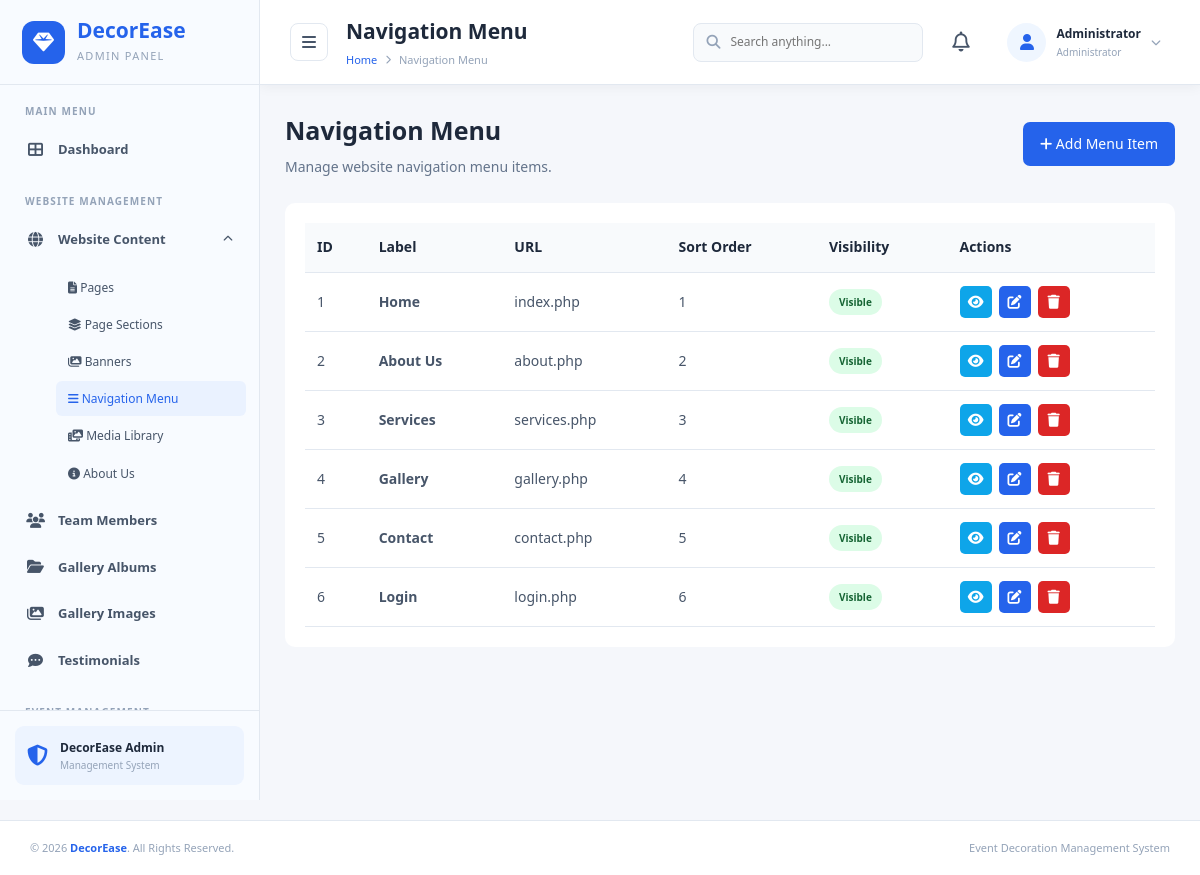
The page /admin/navigation.php on the database its author committed.
### tables this page shows
CREATE TABLE `navigation_items` (
  `nav_id` int(10) UNSIGNED NOT NULL,
  `label` varchar(100) NOT NULL,
  `url` varchar(500) NOT NULL,
  `sort_order` int(11) DEFAULT 0,
  `is_visible` tinyint(1) DEFAULT 1
);

### admin/navigation.php (the view, shortened to what this page needs)
<?php
require_once __DIR__ . '/../db.php';
function navEscape($value) {
    return htmlspecialchars((string)($value ?? ''), ENT_QUOTES, 'UTF-8');
}
$result = $conn->query("
    SELECT * FROM navigation_items
    ORDER BY sort_order ASC, nav_id ASC
");
?>
<!DOCTYPE html>
<html lang="en">
<head>
    <link rel="stylesheet" href="includes/css/admin.css">
    <link rel="stylesheet" href="https://cdnjs.cloudflare.com/ajax/libs/font-awesome/6.5.0/css/all.min.css">
</head>
<body>
<div class="admin-container">
    <?php include 'includes/sidebar.php'; ?>
    <main class="main-content">
        <?php include 'includes/header.php'; ?>
        <section class="page-content">
            <div class="page-heading">
                <div>
                    <h2>Navigation Menu</h2>
                    <p>Manage website navigation menu items.</p>
                </div>
                <a href="add_navigation.php" class="add-btn">
                    <i class="fas fa-plus"></i> Add Menu Item
                </a>
            </div>
            <div class="table-card">
                <table class="nav-table">
                    <thead>
                        <tr>
                            <th>ID</th>
                            <th>Label</th>
                            <th>URL</th>
                            <th>Sort Order</th>
                            <th>Visibility</th>
                            <th>Actions</th>
                        </tr>
                    </thead>
                    <tbody>
                    <?php if ($result && $result->num_rows > 0): ?>
                        <?php while ($item = $result->fetch_assoc()): ?>
                            <tr>
                                <td><?= (int)$item['nav_id']; ?></td>
                                <td>
                                    <strong><?= navEscape($item['label']); ?></strong>
                                </td>
                                <td class="url-text">
                                    <?= navEscape($item['url']); ?>
                                </td>
                                <td><?= (int)$item['sort_order']; ?></td>
                                <td>
                                    <?php if ((int)$item['is_visible'] === 1): ?>
                                        <span class="status visible">Visible</span>
                                    <?php else: ?>
                                        <span class="status hidden">Hidden</span>
                                    <?php endif; ?>
                                </td>
                                <td>
                                    <div class="actions">
                                        <a class="view-action"
                                           href="view_navigation.php?id=<?= (int)$item['nav_id']; ?>"
                                           title="View">
                                            <i class="fas fa-eye"></i>
                                        </a>
                                        <a class="edit-action"
                                           href="edit_navigation.php?id=<?= (int)$item['nav_id']; ?>"
                                           title="Edit">
                                            <i class="fas fa-edit"></i>
                                        </a>
                                        <a class="delete-action"
                                           href="delete_navigation.php?id=<?= (int)$item['nav_id']; ?>"
                                           title="Delete"
                                           onclick="return confirm('Are you sure you want to delete this menu item?');">
                                            <i class="fas fa-trash"></i>
                                        </a>
                                    </div>
                                </td>
                            </tr>
                        <?php endwhile; ?>
                    <?php endif; ?>
                    </tbody>
                </table>
            </div>
        </section>
    </main>
</div>
<?php include 'includes/footer.php'; ?>
</body>
</html>

### admin/navigation.php (style rules this page uses)
.page-content { padding:25px; }
.page-heading { display:flex; justify-content:space-between; align-items:center; gap:15px; margin-bottom:22px; }
.page-heading h2 { color:#1e293b; margin:0 0 5px; }
.page-heading p { color:#64748b; margin:0; }
.add-btn { background:#2563eb; color:white; padding:11px 17px; border-radius:7px; text-decoration:none; }
.table-card { background:#fff; padding:20px; border-radius:10px; overflow-x:auto; }
.nav-table { width:100%; border-collapse:collapse; min-width:750px; }
.nav-table th, .nav-table td { padding:13px 12px; border-bottom:1px solid #e2e8f0; text-align:left; color:#475569; }
.nav-table th { background:#f8fafc; color:#1e293b; }
.status { padding:5px 10px; border-radius:20px; font-size:12px; font-weight:600; }
.visible { background:#dcfce7; color:#166534; }
.actions { display:flex; gap:7px; }
.actions a { width:32px; height:32px; display:inline-flex; align-items:center; justify-content:center; border-radius:5px; text-decoration:none; color:white; }
.view-action { background:#0ea5e9; }
.edit-action { background:#2563eb; }
.delete-action { background:#dc2626; }
.url-text { overflow-wrap:anywhere; max-width:300px; }

### rows shown on the page
navigation_items: nav_id "1", label "Home", url "index.php", sort_order "1", is_visible "Visible"
navigation_items: nav_id "2", label "About Us", url "about.php", sort_order "2", is_visible "Visible"
navigation_items: nav_id "3", label "Services", url "services.php", sort_order "3", is_visible "Visible"
navigation_items: nav_id "4", label "Gallery", url "gallery.php", sort_order "4", is_visible "Visible"
navigation_items: nav_id "5", label "Contact", url "contact.php", sort_order "5", is_visible "Visible"
navigation_items: nav_id "6", label "Login", url "login.php", sort_order "6", is_visible "Visible"

### other values the page prints
$pageTitle "Navigation Menu"
$adminName "Administrator"
